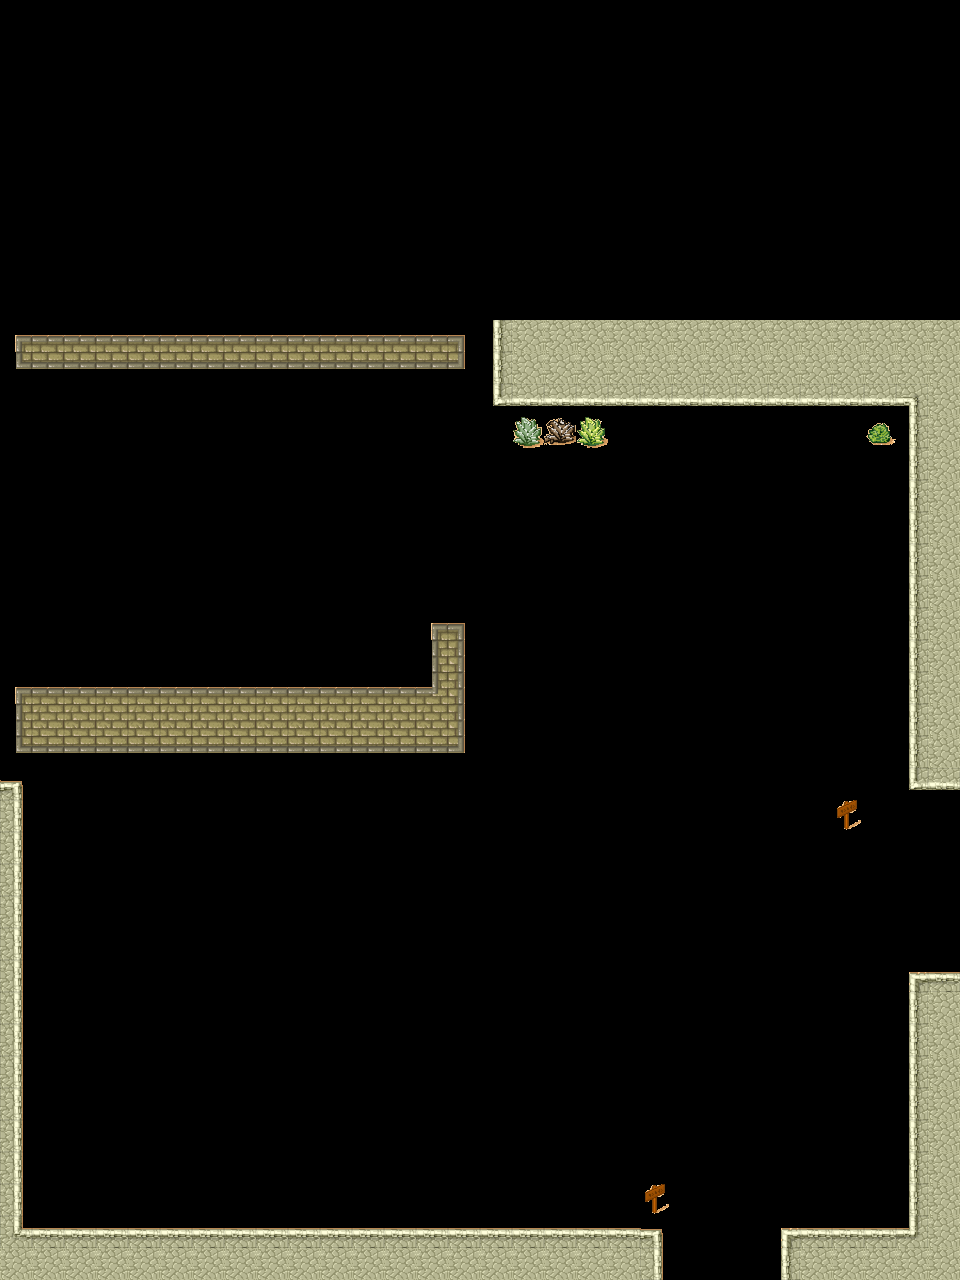

A level layout from a 2D game, rendered from its tile map. Below: a short description, then the map file with tile-grid data replaced by summaries:
An orthogonal 30x40 tile map with 32x32 px tiles, 1 tile layer (Trees), 2 hidden layers not drawn and 26 objects (sky, mountains, clouds, trees).

<map version="1.10" tiledversion="2025.09.25" orientation="orthogonal" renderorder="right-down" width="30" height="40" tilewidth="32" tileheight="32" infinite="0" nextlayerid="10" nextobjectid="44">
 <editorsettings>
  <export target="area2.lua" format="lua" />
 </editorsettings>
 <properties>
  <property name="ambient" value="night" />
  <property name="game_mode" value="topdown" />
  <property name="name" value="level1_area2" />
 </properties>
 <tileset firstgid="1" name="tileset_area2" tilewidth="32" tileheight="32" tilecount="48" columns="8">
  <grid orientation="orthogonal" width="1" height="1" />
  <image source="tileset_area2.png" trans="ff00ff" width="256" height="192" />
 </tileset>
 <layer id="1" name="Ground" width="30" height="40" visible="0" locked="1">
  <data>[1200 cells, 900 non-empty, 1 distinct tile ids]</data>
 </layer>
 <layer id="8" name="GroundDeco" width="30" height="40" visible="0">
  <data>[1200 cells, 101 non-empty, 14 distinct tile ids]</data>
 </layer>
 <layer id="2" name="Trees" width="30" height="40">
  <data>[1200 cells, 238 non-empty, 26 distinct tile ids]</data>
 </layer>
 <objectgroup id="3" name="Walls">
  <object id="1" x="0" y="320" width="477.458" height="49.3333" />
  <object id="3" x="0" y="686.727" width="465.477" height="66.7273" />
  <object id="4" x="430" y="621.75" width="35.4091" height="64.4318" />
  <object id="5" x="288" y="928" width="32" height="32" />
  <object id="6" x="352" y="960" width="32" height="32" />
  <object id="7" x="192" y="960" width="32" height="32" />
  <object id="8" x="160" y="992" width="32" height="32" />
  <object id="9" x="192" y="1024" width="32" height="32" />
  <object id="10" x="256" y="1024" width="32" height="32" />
  <object id="11" x="160" y="1088" width="32" height="32" />
  <object id="24" x="896" y="416" width="64" height="384" />
  <object id="25" x="896" y="960" width="64" height="320" />
  <object id="26" x="768" y="1216" width="128" height="64" />
  <object id="27" x="0" y="1216" width="672" height="64" />
  <object id="28" x="0" y="768" width="32" height="448" />
  <object id="37" x="480" y="320">
   <polygon points="0,0 0,96 32,128 128,128 160,96 352,96 384,128 416,128 416,96 480,96 480,0" />
  </object>
 </objectgroup>
 <objectgroup id="7" name="Enemies">
  <object id="38" x="160" y="864" width="32" height="32">
   <properties>
    <property name="patrol_points" value="50.0,10.0;75.0,12.5" />
    <property name="type" value="bandit" />
   </properties>
  </object>
 </objectgroup>
 <objectgroup id="4" name="Portals" visible="0">
  <object id="29" x="0" y="416" width="32" height="256">
   <properties>
    <property name="spawn_x" type="float" value="100" />
    <property name="spawn_y" type="float" value="100" />
    <property name="target_map" value="assets/maps/level1/area1.lua" />
    <property name="type" value="portal" />
   </properties>
  </object>
  <object id="33" x="928" y="800" width="32" height="160">
   <properties>
    <property name="spawn_x" type="float" value="25" />
    <property name="spawn_y" type="float" value="350" />
    <property name="target_map" value="assets/maps/level1/area3.lua" />
    <property name="type" value="portal" />
   </properties>
  </object>
  <object id="39" x="672" y="1248" width="96" height="32">
   <properties>
    <property name="spawn_x" type="float" value="25" />
    <property name="spawn_y" type="float" value="350" />
    <property name="target_map" value="assets/maps/level1/area3.lua" />
    <property name="type" value="portal" />
   </properties>
  </object>
 </objectgroup>
 <objectgroup id="5" name="SavePoints" visible="0">
  <object id="35" x="832" y="800" width="32" height="32">
   <properties>
    <property name="id" value="save2-1" />
    <property name="type" value="savepoint" />
   </properties>
  </object>
  <object id="36" x="640" y="1184" width="32" height="32">
   <properties>
    <property name="id" value="save2-2" />
    <property name="type" value="savepoint" />
   </properties>
  </object>
 </objectgroup>
 <objectgroup id="9" name="Parallax">
  <object id="40" name="sky" x="0" y="0" width="128" height="128">
   <properties>
    <property name="Type" value="parallax" />
    <property name="image" value="assets/backgrounds/layer1_sky.png" />
    <property name="offset_y" type="float" value="50" />
    <property name="parallax_factor" type="float" value="0.1" />
    <property name="repeat_x" type="bool" value="true" />
    <property name="z_index" type="int" value="1" />
   </properties>
  </object>
  <object id="41" name="mountains" x="160" y="0" width="128" height="128">
   <properties>
    <property name="Type" value="parallax" />
    <property name="image" value="assets/backgrounds/layer2_mountains.png" />
    <property name="offset_y" type="float" value="-50" />
    <property name="parallax_factor" type="float" value="0.3" />
    <property name="repeat_x" type="bool" value="true" />
    <property name="z_index" type="int" value="2" />
   </properties>
  </object>
  <object id="42" name="clouds" x="320" y="0" width="128" height="128">
   <properties>
    <property name="Type" value="parallax" />
    <property name="auto_scroll_x" type="float" value="10" />
    <property name="image" value="assets/backgrounds/layer3_clouds.png" />
    <property name="offset_y" type="float" value="120" />
    <property name="parallax_factor" type="float" value="0.5" />
    <property name="repeat_x" type="bool" value="true" />
    <property name="z_index" type="int" value="3" />
   </properties>
  </object>
  <object id="43" name="trees" x="480" y="0" width="128" height="128">
   <properties>
    <property name="Type" value="parallax" />
    <property name="image" value="assets/backgrounds/layer4_trees.png" />
    <property name="offset_y" type="float" value="300" />
    <property name="parallax_factor" type="float" value="0.7" />
    <property name="repeat_x" type="bool" value="true" />
    <property name="z_index" type="int" value="4" />
   </properties>
  </object>
 </objectgroup>
</map>
